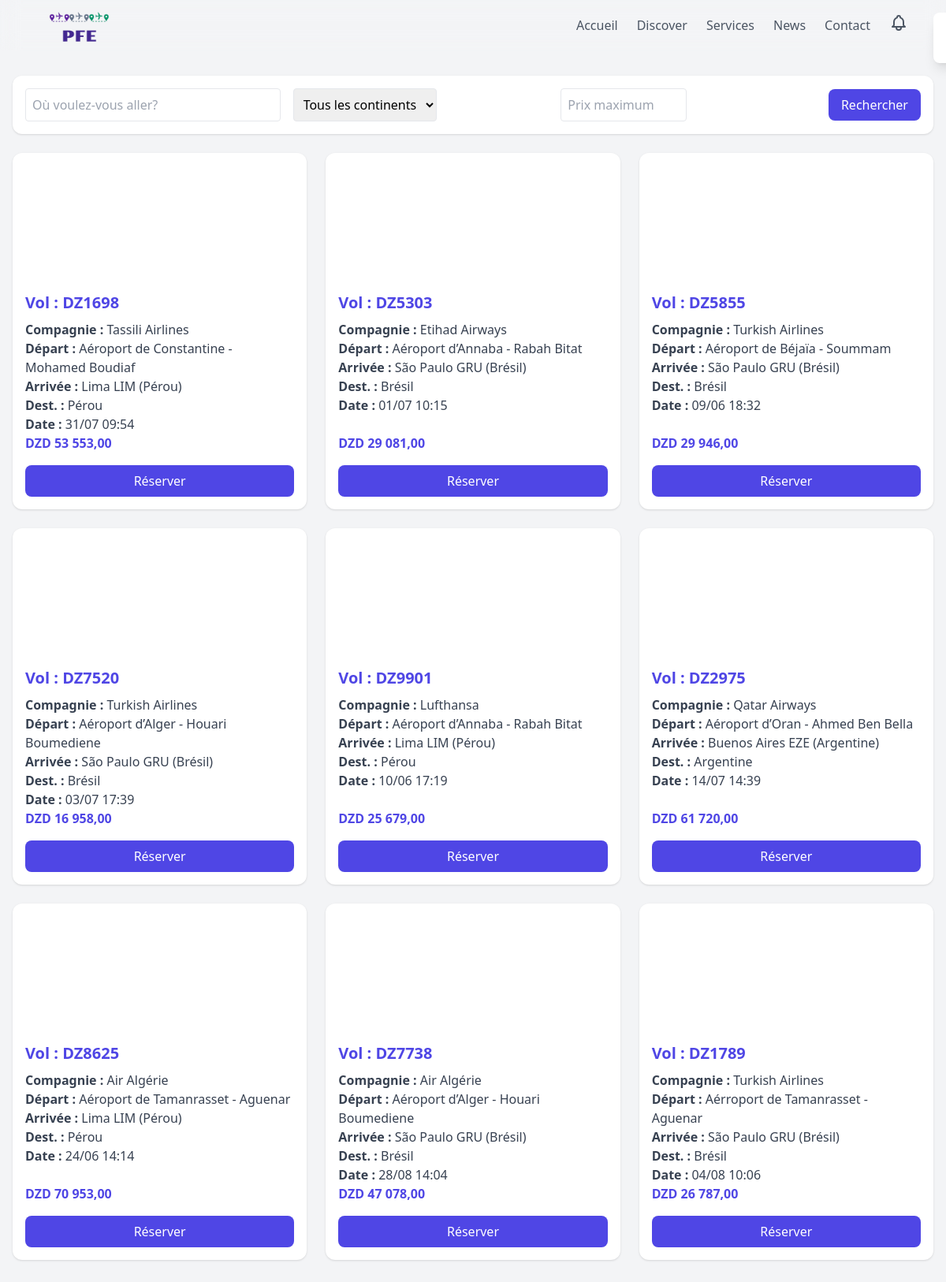
Page /pages/destinations.php?continent=Amérique du Sud on the committed database.
### tables this page shows
CREATE TABLE IF NOT EXISTS `vol` (
  `id` int UNSIGNED NOT NULL AUTO_INCREMENT,
  `numero_vol` varchar(20) NOT NULL,
  `compagnie_aerienne` varchar(60) DEFAULT NULL,
  `aeroport_depart` varchar(80) DEFAULT NULL,
  `aeroport_arrivee` varchar(80) DEFAULT NULL,
  `destination` varchar(255) DEFAULT NULL,
  `continent` varchar(100) DEFAULT NULL,
  `date_depart` datetime NOT NULL,
  `date_arrivee` datetime NOT NULL,
  `type_vol` varchar(40) DEFAULT NULL,
  `prix` decimal(10,2) NOT NULL DEFAULT '0.00',
  `places_disponibles` int UNSIGNED NOT NULL DEFAULT '0',
  PRIMARY KEY (`id`),
  UNIQUE KEY `numero_vol` (`numero_vol`)
);

### pages/destinations.php (the view, shortened to what this page needs)
<?php
$db   = new Database('localhost', 'root', '', 'pfe');
$conn = $db->getConnection();
$searchQuery = trim($_GET['search'] ?? '');
$continent   = $_GET['continent'] ?? '';
$maxPrice    = $_GET['max_price'] ?? '';
$sql    = "SELECT * FROM vol WHERE 1";
$params = [];
if ($continent) {
    $sql      .= " AND LOWER(continent) = LOWER(?)";
    $params[] = $continent;
}
$stmt = $conn->prepare($sql);
if ($params) {
    $types = str_repeat('s', count($params));
    $stmt->bind_param($types, ...$params);
}
$stmt->execute();
$results = $stmt->get_result()->fetch_all(MYSQLI_ASSOC);
?>
<!DOCTYPE html>
<html lang="fr">
<head>
  <script src="https://cdn.tailwindcss.com"></script>
</head>
<body class="bg-gray-100 min-h-screen">
  <nav class="fixed top-0 left-0 right-0 bg-transparent backdrop-blur-md z-50 px-6 md:px-12 py-2">
      <div class="max-w-7xl mx-auto flex justify-between items-center">
          <div class="flex items-center">
              <img src="../images/LOGO.png" alt="PFE Logo" class="h-16 md:h-20 -my-4">
          </div>
          <div class="hidden md:flex space-x-6 items-center">
        <a href="welcome.php" class="text-gray-600 hover:text-gray-800">Accueil</a>
              <a href="Discover.php" class="text-gray-600 hover:text-gray-800">Discover</a>
              <a href="#" class="text-gray-600 hover:text-gray-800">Services</a>
              <a href="#" class="text-gray-600 hover:text-gray-800">News</a>
              <a href="#" class="text-gray-600 hover:text-gray-800">Contact</a>
              <div class="relative">
                  <button id="notificationBell" class="text-gray-600 hover:text-gray-800 focus:outline-none">
                  </button>
              </div>
          </div>
      </div>
  </nav>
  <main class="mt-20 max-w-7xl mx-auto p-4">
    <div class="mb-6 bg-white p-4 rounded-xl shadow flex flex-col md:flex-row gap-4 items-center">
        <form action="destinations.php" method="GET" class="w-full flex flex-wrap gap-4 items-center" onsubmit="return validateForm()">
            <div class="flex-1 flex items-center gap-2 relative">
                <input type="text"
                       id="search"
                       name="search"
                       class="border rounded p-2 flex-1"
                       placeholder="Où voulez-vous aller?"
                       value="<?= htmlspecialchars($searchQuery ?? '') ?>"
                       autocomplete="off"
                       oninput="fetchSuggestions(this.value)">
            </div>
            <div class="flex-1 flex items-center gap-2">
                <select name="continent" class="border rounded p-2 cursor-pointer">
        <option value="">Tous les continents</option>
      </select>
            </div>
            <div class="flex-1 flex items-center gap-2">
                <input type="number"
                       name="max_price"
                       class="border rounded p-2 w-40"
                       placeholder="Prix maximum"
                       value="<?= htmlspecialchars($maxPrice ?? '') ?>">
            </div>
            <button type="submit" class="bg-indigo-600 text-white py-2 px-4 rounded-lg hover:bg-indigo-700 transition">
                Rechercher
            </button>
        </form>
    </div>
    <?php if (empty($results)): ?>
      <p class="text-center text-gray-500">Aucun vol trouvé.</p>
    <?php else: ?>
      <div class="grid grid-cols-1 md:grid-cols-2 lg:grid-cols-3 gap-6">
        <?php foreach ($results as $vol):
          $dest = ucfirst(strtolower($vol['destination']));
          if ($dest === 'États-unis' || $dest === 'États-Unis') {
            echo "";
            if (stripos($vol['aeroport_arrivee'], 'New York JFK') !== false) {
              $img = '../images/NYC.png';
              $bgPosition = 'center 70%';
              echo "";
            } elseif (stripos($vol['aeroport_arrivee'], 'Los Angeles LAX') !== false) {
              $img = '../images/LA.png';
              $bgPosition = 'center center';
              echo "";
            } else {
              $img = $imageMap[$dest] ?? 'https://via.placeholder.com/400x300?text=' . urlencode($dest);
              $bgPosition = 'center center';
              echo "";
            }
          } else {
            $img = $imageMap[$dest] ?? 'https://via.placeholder.com/400x300?text=' . urlencode($dest);
            $bgPosition = 'center center';
          }
        ?>
        <div class="vol-card bg-white rounded-xl shadow hover:shadow-lg transition overflow-hidden flex flex-col"
             data-dest="<?= htmlspecialchars($vol['destination']) ?>"
             data-continent="<?= htmlspecialchars(strtolower($vol['continent'])) ?>"
             data-price="<?= $vol['prix'] ?>"
             data-type_vol="<?= htmlspecialchars(strtolower($vol['type_vol'])) ?>"
             data-places="<?= $vol['places_disponibles'] ?>">
          <div class="h-40 bg-cover" style="background-image:url('<?= $img ?>'); background-position: <?= $bgPosition ?>"></div>
          <div class="p-4 flex-1 flex flex-col">
            <h3 class="text-indigo-600 font-bold text-xl mb-2">Vol : <?= $vol['numero_vol'] ?></h3>
            <p class="text-gray-700"><strong>Compagnie :</strong> <?= $vol['compagnie_aerienne'] ?></p>
            <p class="text-gray-700"><strong>Départ :</strong> <?= $vol['aeroport_depart'] ?></p>
            <p class="text-gray-700"><strong>Arrivée :</strong> <?= $vol['aeroport_arrivee'] ?></p>
            <p class="text-gray-700"><strong>Dest. :</strong> <?= $vol['destination'] ?></p>
            <p class="text-gray-700"><strong>Date :</strong> <?= date('d/m H:i', strtotime($vol['date_depart'])) ?></p>
            <p class="text-indigo-600 font-semibold mt-auto">DZD <?= number_format($vol['prix'],2,',',' ') ?></p>
            <button onclick='openModal(<?= json_encode($vol) ?>)'
              class="mt-4 bg-indigo-600 text-white py-2 rounded-lg hover:bg-indigo-700 transition">
              Réserver
            </button>
          </div>
        </div>
        <?php endforeach; ?>
      </div>
    <?php endif; ?>
  </main>
  <div id="notification" class="fixed top-4 right-4 z-50 transform transition-all duration-500 translate-x-full">
    <div class="bg-white rounded-lg shadow-lg p-4 flex items-center gap-3">
    </div>
  </div>
</body>
</html>

### rows in the picture
vol: numero_vol "DZ1698", compagnie_aerienne "Tassili Airlines", aeroport_depart "Aéroport de Constantine - Mohamed Boudiaf", aeroport_arrivee "Lima LIM (Pérou)", destination "Pérou", date_depart "31/07 09:54", prix "53 553,00"
vol: numero_vol "DZ5303", compagnie_aerienne "Etihad Airways", aeroport_depart "Aéroport d’Annaba - Rabah Bitat", aeroport_arrivee "São Paulo GRU (Brésil)", destination "Brésil", date_depart "01/07 10:15", prix "29 081,00"
vol: numero_vol "DZ5855", compagnie_aerienne "Turkish Airlines", aeroport_depart "Aéroport de Béjaïa - Soummam", aeroport_arrivee "São Paulo GRU (Brésil)", destination "Brésil", date_depart "09/06 18:32", prix "29 946,00"
vol: numero_vol "DZ7520", compagnie_aerienne "Turkish Airlines", aeroport_depart "Aéroport d’Alger - Houari Boumediene", aeroport_arrivee "São Paulo GRU (Brésil)", destination "Brésil", date_depart "03/07 17:39", prix "16 958,00"
vol: numero_vol "DZ9901", compagnie_aerienne "Lufthansa", aeroport_depart "Aéroport d’Annaba - Rabah Bitat", aeroport_arrivee "Lima LIM (Pérou)", destination "Pérou", date_depart "10/06 17:19", prix "25 679,00"
vol: numero_vol "DZ2975", compagnie_aerienne "Qatar Airways", aeroport_depart "Aéroport d’Oran - Ahmed Ben Bella", aeroport_arrivee "Buenos Aires EZE (Argentine)", destination "Argentine", date_depart "14/07 14:39", prix "61 720,00"
vol: numero_vol "DZ8625", compagnie_aerienne "Air Algérie", aeroport_depart "Aéroport de Tamanrasset - Aguenar", aeroport_arrivee "Lima LIM (Pérou)", destination "Pérou", date_depart "24/06 14:14", prix "70 953,00"
vol: numero_vol "DZ7738", compagnie_aerienne "Air Algérie", aeroport_depart "Aéroport d’Alger - Houari Boumediene", aeroport_arrivee "São Paulo GRU (Brésil)", destination "Brésil", date_depart "28/08 14:04", prix "47 078,00"
vol: numero_vol "DZ1789", compagnie_aerienne "Turkish Airlines", aeroport_depart "Aérroport de Tamanrasset - Aguenar", aeroport_arrivee "São Paulo GRU (Brésil)", destination "Brésil", date_depart "04/08 10:06", prix "26 787,00"
